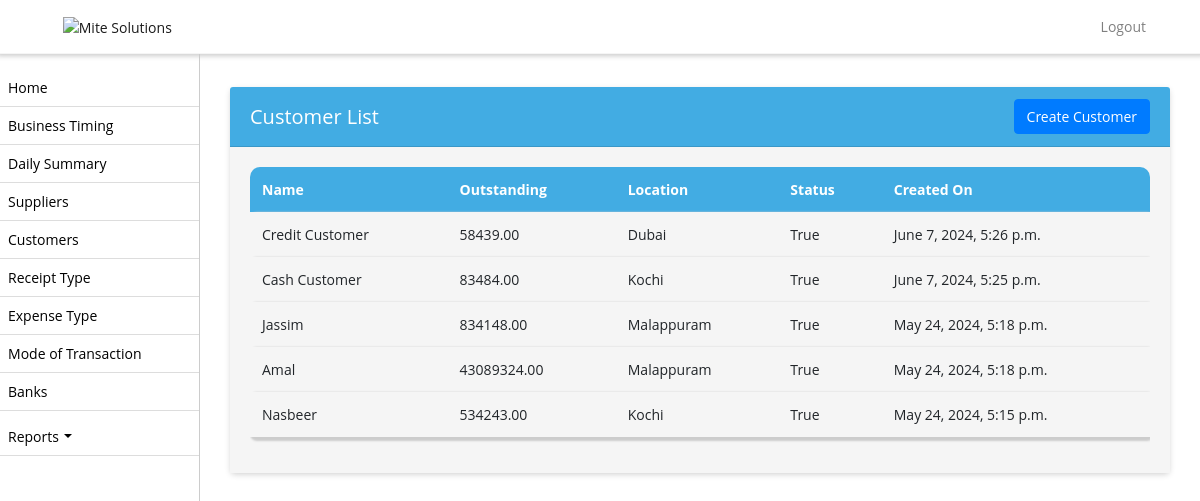
The page /customer-list/ (signed in) on the database as committed earlier.
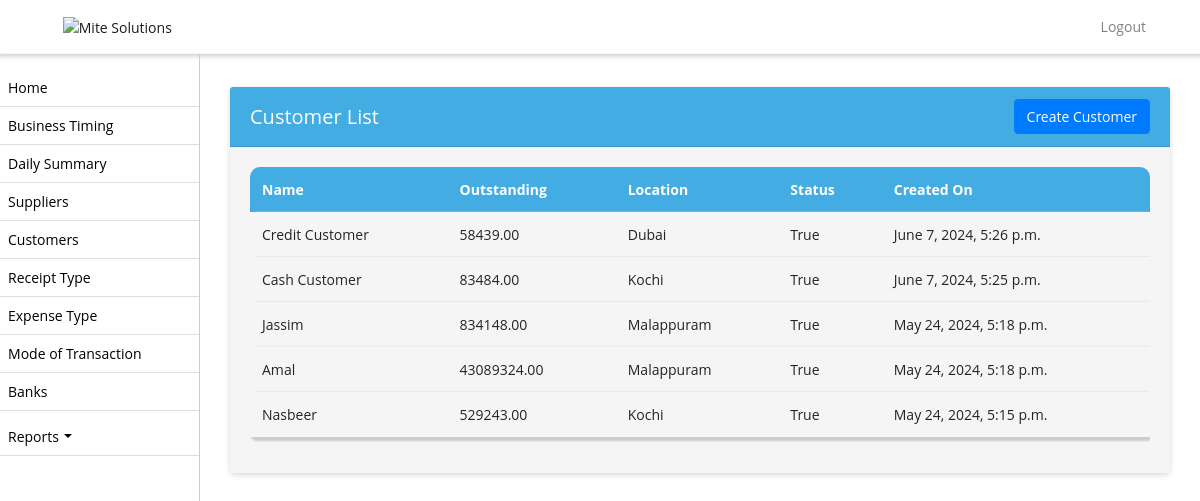
The same page on the database as committed later.
### biztrackapp/models.py (models this page shows, shortened)
class Customer(models.Model):
    name = models.CharField(max_length=255)
    business_profile = models.CharField(max_length=255, null=True)
    outstanding = models.DecimalField(max_digits=10, decimal_places=2)
    location = models.CharField(max_length=255)
    status = models.BooleanField(default=True)  # BooleanField to represent True or False
    created_on = models.DateTimeField(auto_now_add=True, null=True)

### biztrackapp/views.py (the view)
# urls.py: path('customer-list/', customer_list, name='customer_list'),
def customer_list(request):
    try:
        shop_admin = ShopAdmin.objects.get(user=request.user)
        shop = shop_admin.shop
        business = BusinessProfile.objects.get(license_number=shop.license_number)
    except ShopAdmin.DoesNotExist:
        return redirect('login')
    except BusinessProfile.DoesNotExist:
        business = None
    customers = Customer.objects.filter(business_profile=business.id).order_by('-created_on')
    return render(request, 'customer-list.html', {'customers': customers})

### biztrackapp/templates/customer-list.html (shortened to what this page needs)
{% extends 'base.html' %}
{% block content %}
<div class="container mt-3">
    <div class="card">
        <div class="card-header d-flex justify-content-between align-items-center">
            <h5 class="mb-0">Customer List</h5>
            <a href="{% url 'create_customer' %}" class="btn btn-primary float-right">Create Customer</a>
        </div>
        <div class="card-body">
            <div class="table-responsive">
                <table  class="table table-bordered table-striped nowrap"  style="width: 100%;">
                <thead>
                    <tr>
                        <th>Name</th>
                        <th>Outstanding</th>
                        <th>Location</th>
                        <th>Status</th>
                        <th>Created On</th>
                    </tr>
                </thead>
                <tbody>
                    {% for customer in customers %}
                    <tr>
                        <td>{{ customer.name }}</td>
                        <td>{{ customer.outstanding }}</td>
                        <td>{{ customer.location }}</td>
                        <td>{{ customer.status }}</td>
                        <td>{{ customer.created_on }}</td>
                    </tr>
                    {% endfor %}
                </tbody>
            </table>
            </div>
        </div>
    </div>
</div>
{% endblock %}

Rows that differ between the two databases and show on the page:
changed Customer "Nasbeer": outstanding "534243.00" → "529243.00"
